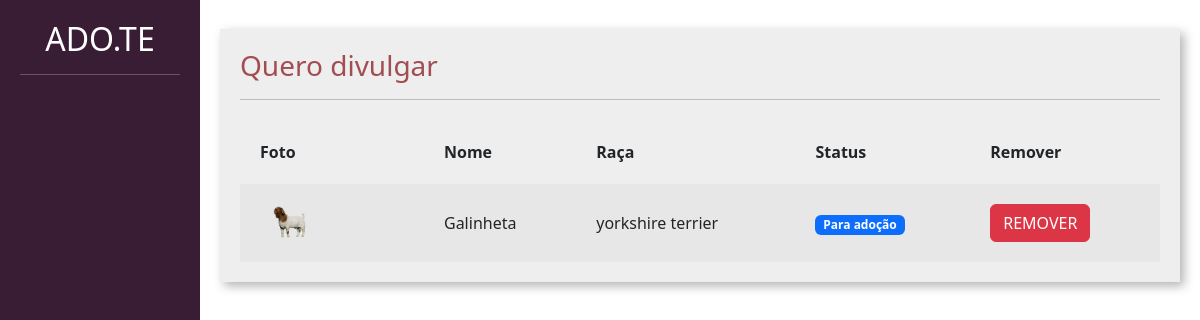
Page /divulgar/seus_pets/ (signed in) on the committed database.
### divulgar/models.py (models this page shows, shortened)
class novo_pet(models.Model):
    choices_status = (('P', 'Para adoção'),
                      ('A', 'Adotado'))
    username = models.ForeignKey(User, on_delete=models.DO_NOTHING)
    foto = models.ImageField(upload_to="fotos_pets")
    nome = models.CharField(max_length=100)
    descricao = models.TextField()
    estado = models.CharField(max_length=50)
    cidade = models.CharField(max_length=50)
    telefone = models.CharField(max_length=50)
    tags = models.ManyToManyField(Tag)
    raca = models.ForeignKey(Raça, on_delete=models.DO_NOTHING)
    status = models.CharField(max_length=1, choices=choices_status, default='P')

class Raça(models.Model):
    raça = models.CharField(max_length=50)
    def __str__(self) -> str:
        return self.raça

### divulgar/views.py (the view)
# urls.py: path('seus_pets/', views.seus_pets, name="seus_pets"),
@login_required(login_url='/user/login/')
def seus_pets(request):
    if request.method == "GET":
        pets = novo_pet.objects.filter(username=request.user)
        return render(request, 'seus_pets.html', {'pets': pets})

### divulgar/templates/seus_pets.html (shortened to what this page needs)
{% load static %}
<!doctype html>
<html lang="pt-BR">
<head>
<link href="https://cdn.jsdelivr.net/npm/bootstrap@5.3.0-alpha1/dist/css/bootstrap.min.css" rel="stylesheet">
<link href="{% static 'register.css' %}" rel="stylesheet">
<link href="{% static 'style.css' %}" rel="stylesheet">
<link href="{% static 'seus_pet.css' %}" rel="stylesheet">
</head>
<body>
    <div class="container-fluid">
        <div class="row">
            <div class="col-md-2 bg-side sidebar">
                <h2>ADO.TE</h2>
                <hr>
            </div>
            <div class="col-md">
                <div class="wrapper">
                    <div class="box width80">
                        <h3 class="font-vinho">Quero divulgar</h3>
                        <hr>
                            <table class="tabela" cellpadding="20">
                            <tr>
                                <th>Foto</th>
                                <th>Nome</th>
                                <th>Raça</th>
                                <th>Status</th>
                                <th>Remover</th>
                            </tr>
                            {% for pet in pets%}
                            <tr class="tabela-linha">
                                <td width="20%">
                                    <img width="40%" src="{{pet.foto.url}}">
                                </td>
                                <td>
                                    {{pet.nome}}
                                </td>
                                <td>
                                    {{pet.raca}}
                                </td>
                                <td>
                                    {% if pet.status == "P" %}
                                        <span class="badge text-bg-primary">Para adoção</span>
                                    {% elif pet.status == "A" %}
                                        <span class="badge text-bg-success">Adotado</span>
                                    {% endif%}
                                </td>
                                <td>
                                    <a href="{% url 'remover_pets' pet.id %}" class="btn btn-danger">REMOVER</a>
                                </td>
                            </tr>
                        {% endfor %}
                        </table>
                    </div>
                </div>
            </div>
        </div>
    </div>
</body>
</html>

### divulgar/static/register.css (style rules this page uses)
.bg-side { background-color: #391D34; color: white; height: 100vh; }

### divulgar/static/style.css (style rules this page uses)
.sidebar { text-align: center; padding: 20px; }
.wrapper { margin-top: 3%; display: flex; flex-direction: row; justify-content: center; align-items: center; }
.box { padding:20px; width: 50vw; background: rgb(238, 238, 238); box-shadow: 4px 4px 10px rgba(0,0,0,.3); }
.font-vinho { color: #A24D52; }

### divulgar/static/seus_pet.css (style rules this page uses)
.width80 { width: 80vw; }
.tabela { width: 100%; margin-top: 20px; }
.tabela-linha { background-color: #e8e7e7; }

### rows in the picture
novo_pet: foto (picture), nome "Galinheta", raca "yorkshire terrier", status "Para adoção"
